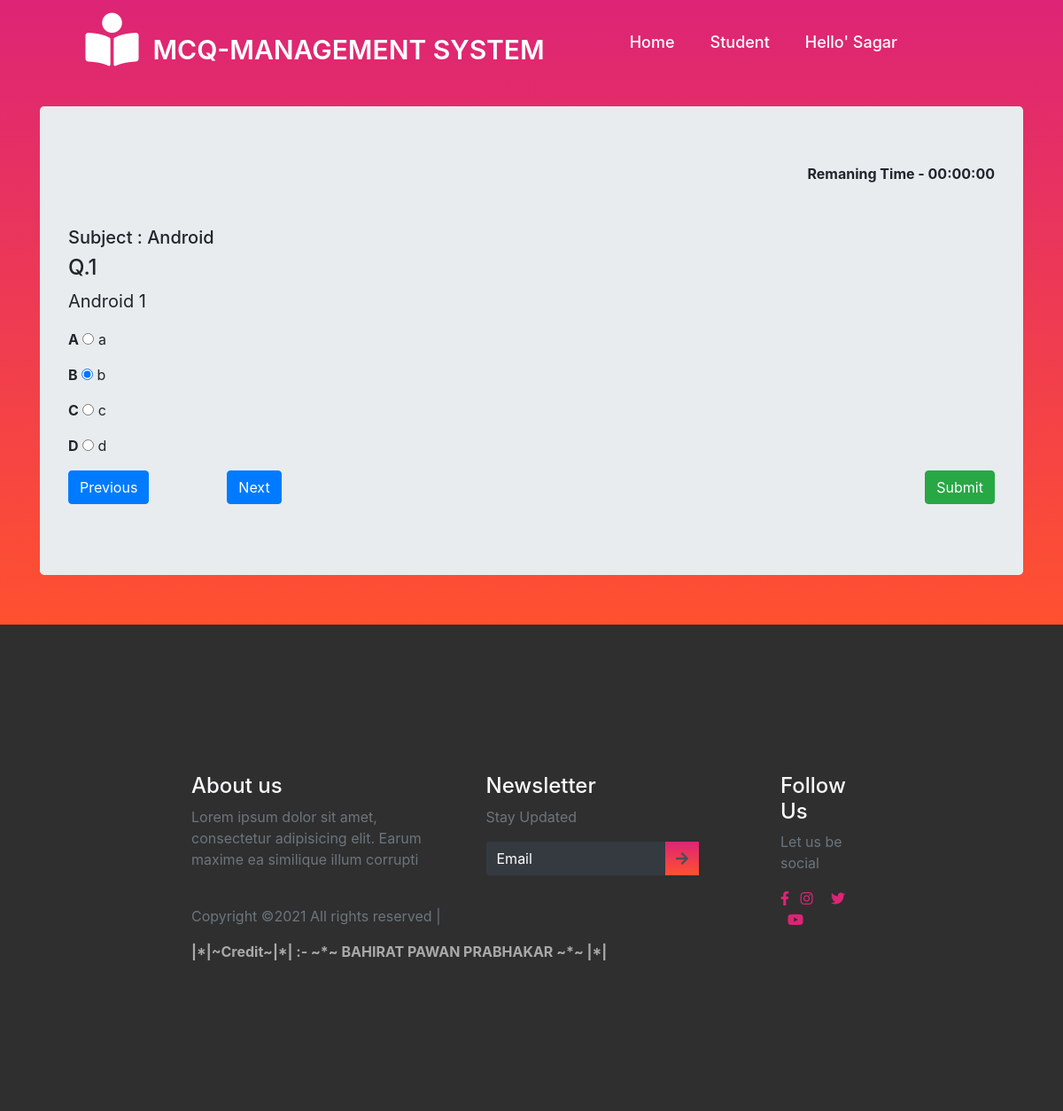
The page /exam.php?sub-id=9&qn=1 (signed in) on the database its author committed.
### tables this page shows
CREATE TABLE `student` (
  `stud-id` int(11) NOT NULL,
  `fname` varchar(25) NOT NULL,
  `mname` varchar(25) NOT NULL,
  `lname` varchar(25) NOT NULL,
  `prn` varchar(30) NOT NULL,
  `faculty` varchar(25) NOT NULL,
  `stream` varchar(20) NOT NULL,
  `gender` varchar(20) NOT NULL,
  `mobile` varchar(25) NOT NULL,
  `email` varchar(50) NOT NULL,
  `pass` varchar(25) NOT NULL
);

CREATE TABLE `que_paper` (
  `id` varchar(100) NOT NULL,
  `subId` varchar(100) NOT NULL,
  `qnum` int(11) NOT NULL,
  `que` longtext NOT NULL,
  `a` text NOT NULL,
  `b` text NOT NULL,
  `c` text NOT NULL,
  `d` text NOT NULL,
  `ans` char(10) NOT NULL
);

CREATE TABLE `subject` (
  `id` int(11) NOT NULL,
  `faculty` varchar(25) NOT NULL,
  `stream` varchar(25) NOT NULL,
  `sem` varchar(25) NOT NULL,
  `sub` varchar(25) NOT NULL,
  `totalQ` varchar(25) NOT NULL,
  `q_mark` varchar(20) NOT NULL,
  `date` date NOT NULL,
  `s_time` time NOT NULL,
  `end_time` time NOT NULL,
  `exam_time` int(250) NOT NULL,
  `teach_id` int(11) NOT NULL,
  `uid` varchar(40) NOT NULL
);

CREATE TABLE `ans_paper` (
  `ans_id` int(11) NOT NULL,
  `stud_prn` varchar(25) NOT NULL,
  `sub_id` varchar(25) NOT NULL,
  `qnum` varchar(25) NOT NULL,
  `ans` char(10) NOT NULL,
  `status` varchar(20) NOT NULL
);

### exam.php (the view, shortened to what this page needs)
<?php
$con = mysqli_connect('localhost','root','','exam');
     $prn = $_SESSION['prn'];
    $password = $_SESSION['pass'];
global $stud_name;
    $query1= "select * from `student` where prn = '$prn' && pass = '$password'";
                        $run1=mysqli_query($con,$query1);
                        if($run1==true){
                            while($data1 = mysqli_fetch_array($run1))
                            {
                            $stud_name=$data1['fname'];
                            }
                            }else{
                                echo "Error.. ";
                            }
    ?>
<!DOCTYPE html>
<html lang="en">
<head>
    <link rel="stylesheet" href="https://stackpath.bootstrapcdn.com/bootstrap/4.3.1/css/bootstrap.min.css"
 />
    <link rel="stylesheet" href="https://use.fontawesome.com/releases/v5.7.2/css/all.css"
>
    <link rel="stylesheet" href="./stylesheet.css" />
    <link rel="stylesheet" href="./mobile-style.css">
      <link rel="stylesheet" href="https://cdnjs.cloudflare.com/ajax/libs/font-awesome/5.15.3/css/all.min.css"/>
</head>
<body>
    <header>
    <div class="container-fluid p-0">
     <nav class="navbar">
    <div class="content">
      <div class="logo">
       <a class="navbar-brand" href="#">
          <i class="fas fa-book-reader fa-2x mx-3"></i>MCQ-MANAGEMENT SYSTEM</a>
      </div>
      <ul class="menu-list">
        <li><a href="student.php">Home</a></li>
          <li><a href="#">Student</a></li>
          <li><a href="">Hello' <?php echo $stud_name; ?></a></li>
      </ul>
    </div>
  </nav>
    </div>
  <div class="main">
    <div class="container">
        <div class="exam" id="carouselExampleIndicators" class="carousel slide">
          <div class="carousel-inner">
            <div class="carousel-item active">
              <div class="jumbotron">
                   <?php
                  $con = mysqli_connect('localhost','root', '', 'exam');
                  function fatch_tq($subid){
                      global $con;
                        $query = "SELECT * FROM `subject` where id = '$subid'";
                        $run = mysqli_query($con,$query);
                        global $totalq;
                        while($data1 = mysqli_fetch_assoc($run))
                        {
                            $totalq=$data1['totalQ'];
                            $sub_name=$data1['sub'];
                        }
                      return $totalq;
                  }
                  function QPaper($tq,$subid){
                      global $con;
                      global $sub_name;
                      global $prn;
                      global $subid;
                      $value= $_GET['qn'];
                        if(($value<=$tq)&&($value>=1)){
                        $query = "SELECT * FROM `que_paper` where subId = '$subid' && qnum = '$value'";
                        $run = mysqli_query($con,$query);
                             if($run==true){
                                            while($data = mysqli_fetch_array($run))
                                            {
                                                ?>
                                                <p align="right"><b>Remaning Time - <label id="timer">00:00:00</label></b></p><br>
                                                 <h5>Subject : <?php echo $sub_name; ?></h5>
                                                <h4>Q.<?php echo $data['qnum']; ?></h4>
                                                  <p class="lead"><b><?php echo $data['que']; ?></b></p>
                                                    <?php
                                                        $sql3 = "select * from ans_paper where stud_prn = '$prn' AND sub_id='$subid' AND qnum='$value'";
                                                        $query3 = mysqli_query($con, $sql3);
                                                        $ans1="none";
                                                        if($query3==true){
                                                            while($data3 = mysqli_fetch_array($query3))
                                                            {
                                                                $ans1=$data3['ans'];
                                                             }
                                                        }else{
                                                                 echo "Error.. ";
                                                        }
                                                    ?>
                                                <form id='form1' method='post' action='exam_check.php'>
                                                    <p><b>A</b> <input id="a" name="ans" value="a" type="radio" <?php if($ans1=='a'){echo "checked";}?>>   <?php echo $data['a']; ?></p>
                                                    <p><b>B</b> <input id="b" name="ans" value="b" type="radio" <?php if($ans1=='b'){echo "checked";}?>>   <?php echo $data['b']; ?></p>
                                                    <p><b>C</b> <input id="c" name="ans" value="c" type="radio" <?php if($ans1=='c'){echo "checked";}?>>   <?php echo $data['c']; ?></p>
                                                    <p><b>D</b> <input id="d" name="ans" value="d" type="radio" <?php if($ans1=='d'){echo "checked";}?>>   <?php echo $data['d']; ?></p>
                                                    <div class="row"><div class="col-sm-2">
                                                    <?php
                                                           $qn = $data['qnum']-1;
                                                           if($qn>0){
                                                            echo '<p align="left"><input type="submit" class="btn btn-md btn-primary" name="prev" value="Previous"></p>';
                                                          }else{
                                                            echo '<p align="left"><a href="#"><button class="btn btn-md btn-primary" type="button">Previous</button></a></p>';
                                                          }
                                                        ?></div><div class="col-md-2">
                                                        <?php
                                                        $next=mysqli_query($con,"SELECT * FROM `que_paper` where subId = '$subid' && qnum>$value order by qnum ASC");
                                                         if($que=mysqli_fetch_array($next))
                                                         {
                                                           echo '<p align="left"><input type="submit" class="btn btn-md btn-primary" name="next" value="Next"></p>';
                                                         }else{
                                                         }
                                                        ?>
                                                        </div>
                                                        <div class="col-sm-5"></div>
                                                        <div class="col-sm-3">
                                                        <?php
                                                        echo '<p align="right"><input type="submit" class="btn btn-md btn-success" name="submit" value="Submit"></p>';
                                                    ?>
                                                        </div>
                                                    </div>
                                                 </form>
                                                </div>
                                            </div>
                                          <?php
                                            }
                                            }else{
                                                echo "Error.. ";
                                            }
                                    }
                                }
                            ?>
                   <?php
                      $totalq=fatch_tq($_GET['sub-id']);
                      QPaper($totalq,$_GET['sub-id']);
                  ?>
          </div>
        </div>
            <br>
    </div>
    </div>
  </header>
    <footer>
    <div class="container-fluid p-0">
      <div class="row text-left">
        <div class="col-md-5 col-sm-5">
          <h4 class="text-light">About us</h4>
          <p class="text-muted">Lorem ipsum dolor sit amet, consectetur adipisicing elit. Earum maxime ea similique illum corrupti</p>
          <p class="pt-4 text-muted">Copyright ©2021 All rights reserved |
          </p>
        </div>
        <div class="col-md-5 col-sm-12">
          <h4 class="text-light">Newsletter</h4>
          <p class="text-muted">Stay Updated</p>
          <form class="form-inline">
            <div class="col pl-0">
              <div class="input-group pr-5">
                <input type="text" class="form-control bg-dark text-white" id="inlineFormInputGroupUsername2" placeholder="Email">
                <div class="input-group-prepend">
                  <div class="input-group-text">
                    <i class="fas fa-arrow-right"></i>
                  </div>
                </div>
              </div>
            </div>
          </form>
        </div>
        <div class="col-md-2 col-sm-12">
          <h4 class="text-light">Follow Us</h4>
          <p class="text-muted">Let us be social</p>
          <div class="column text-light">
            <i class="fab fa-facebook-f"></i>
            <i class="fab fa-instagram"></i>
            <i class="fab fa-twitter"></i>
            <i class="fab fa-youtube"></i>
          </div>
        </div>
      </div>
        <marquee style="color:#A9A9A9;" behavior=""><strong> |*|~Credit~|*| :- ~*~ BAHIRAT PAWAN PRABHAKAR ~*~ |*|</strong></marquee>
    </div>
  </footer>
</body>
</html>

### stylesheet.css (style rules this page uses)
* { box-sizing: border-box; }
.content { max-width: 1250px; margin-left:8%; }
.navbar { position: fixed; width: 100%; z-index: 2; padding: 10px 0; transition: all 0.3s ease; }
.navbar .content { display: flex; align-items: center; justify-content: space-between; margin-left:1.7%; }
.navbar .logo a { color: #fff; font-size: 30px; font-weight: 600; text-decoration: none; }
.navbar .menu-list { display: inline-flex; }
.menu-list li { list-style: none; margin-top:5%; }
.menu-list li a { color: #fff; font-size: 18px; font-weight: 500; margin-top:5%; margin-left: 40px; text-decoration: none; transition: all 0.3s ease; }
@media (max-width: 1230px) { .content { padding: 0 60px; } }
header, section { overflow-x: hidden; }
:root { --Sniglet-font: "Sniglet", cursive; --Rubik: "Rubik", cursive; --Patua: "Patua One", cursive; --Lobster: "lobster", cursive; --light-black: #2e2c2caf; --bggradient: linear-gradient(to bottom, #dd2476, #ff512f); --light-gray: rgba(255, 255, 255, 0.877); }
header { background: #ff512f; background: var(--bggradient); }
footer { background: rgba(0, 0, 0, 0.815); overflow-x: hidden; padding: 14vmin 18vmin; }
footer input { border: none !important; }
footer input::placeholder { color: white !important; }
footer .input-group .input-group-text { background: var(--bggradient); border: none; }
footer .column i { color: #dd2476; }
footer .column i + i { padding: 0 0.5em; }

### exam.php (style rules this page uses)
.main { margin-top: 10%; }

### rows shown on the page
student: fname "Sagar"
que_paper: qnum "1", que "Android 1", a "a", b "b", c "c", d "d", shows "Previous"
subject: sub "Android"
ans_paper: ans "☑"
